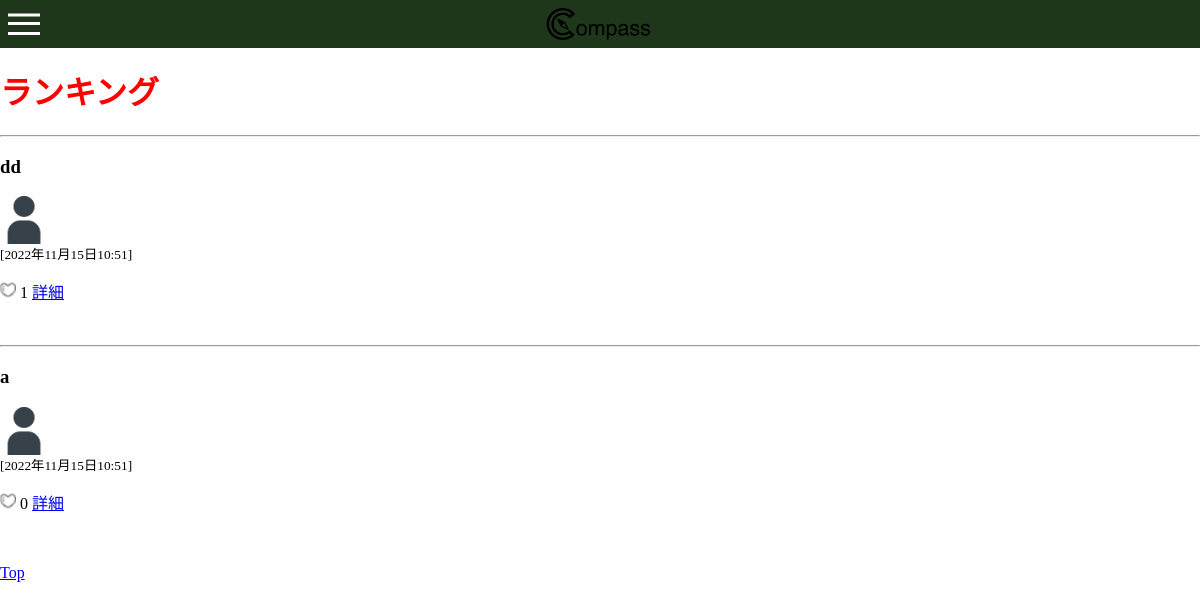
Before: /top/rank (signed in) with the older database file.
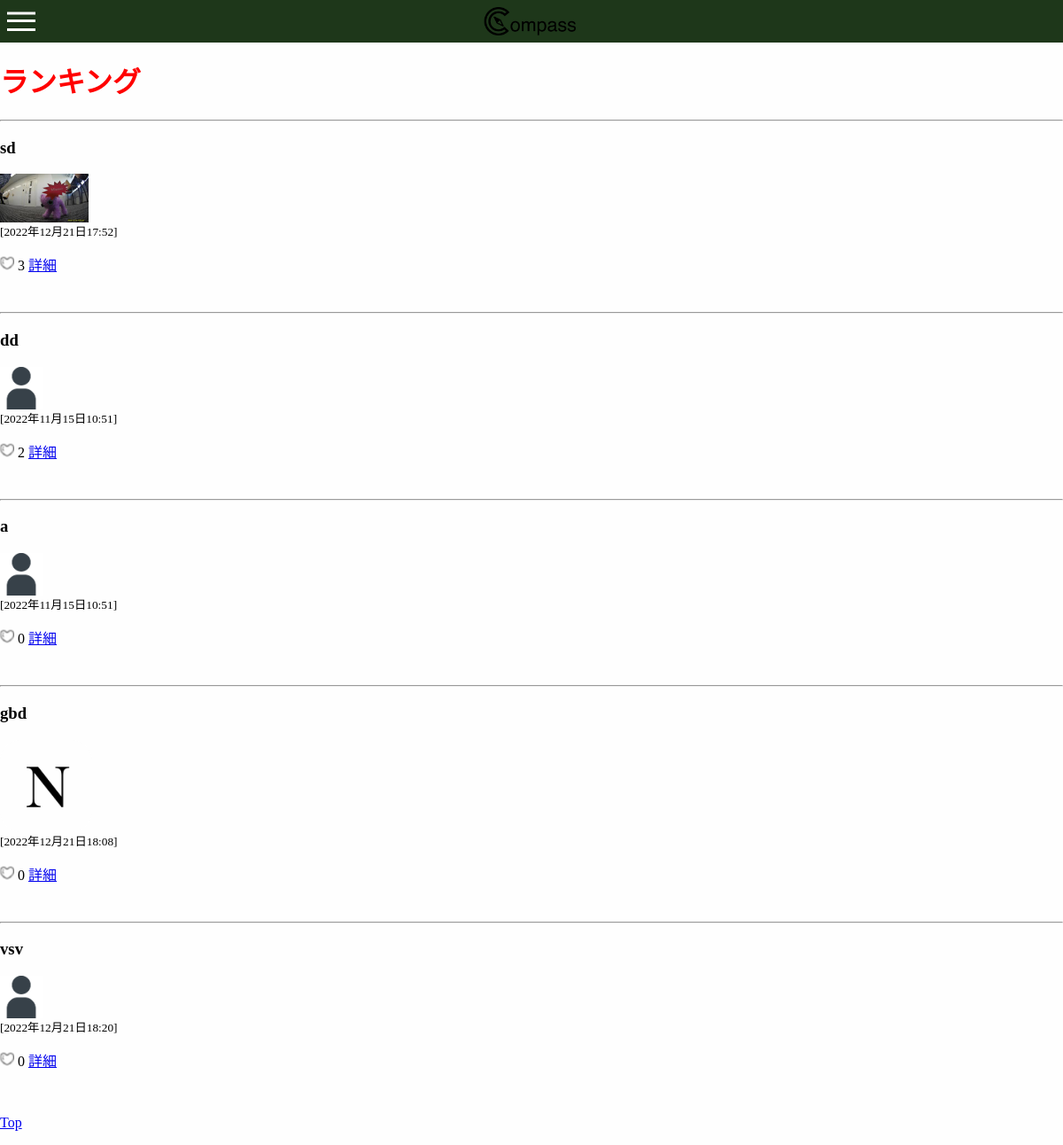
After: the same page with the newer database file.
### app01/models.py (models this page shows, shortened)
class Article(models.Model):
    title = models.CharField(max_length=500)
    body = models.TextField()
    posted_at = models.DateTimeField(default=timezone.now)
    published_at = models.DateTimeField(blank=True, null=True)
    like = models.IntegerField(default=0)
    image = models.ImageField(upload_to='media/images',null=True, blank=True)
    user = models.ForeignKey(User, on_delete=models.CASCADE)
    anonymity = models.BooleanField(default=False, blank=True, null=True)

### accounts/models.py (models this page shows)
class Person(models.Model):
    age = models.IntegerField(null=True)
    user = models.OneToOneField(User, related_name="userinfo", on_delete=models.CASCADE, unique=True)
    username = models.CharField(null=True, max_length=30)
    icon = models.ImageField(upload_to='media/icon_images', blank=True, null=True)
    timetable = models.OneToOneField(TimeTable, verbose_name="時間割", on_delete=models.CASCADE, null=True, blank=True)

### app01/views.py (the view)
# urls.py: path('rank', views.rank, name='rank'),
def rank(request):
	context = {
        "articles": Article.objects.order_by("-like")
	}
	return render(request, 'app01/rank.html', context)

### app01/templates/app01/rank.html (shortened to what this page needs)
{% load static %}
<html>
  <head>
    <link rel="stylesheet" href="{% static 'css/rank.css' %}">
    <link rel="stylesheet" href="{% static 'css/header.css' %}">
  </head>
  <body>
    <header>
      <div class="inner">
        <div class="inner_color">
          <a href="{% url 'home' %}"><img src="../../../media/images/Compassアイコン黒.png" height="32px"></a>
        </div>
        <div class="h-menu">
          <label class="h-menu_icon" for="h-menu_checkbox"><span class="hamburger-icon"></span></label>
        </div>
      </div>
    </header>
      <div class="header-body">
        <h1>ランキング</h1>
      </div>
      <h1>ランキング</h1>
      {% if articles %}
        {% for article in articles %}
        <hr>
          <div>
            <div>
              <h3>{{ article.title }}</h3>
              {% if article.image %}
              <img src="{{ article.image.url }}" style="width: 100px;height:auto">
              {% else %}
              {% if article.anonymity %}
              {% if article.user.userinfo.icon %}
              <img src="../../../media/{{ user.userinfo.icon }}" class="icon">
              {% endif %}
              {% else %}
              <img src="{% static 'images/user_icon.png' %}" class="user-icon">
              {% endif %}
            {% endif %}
            </div>
            <small>[{{ article.posted_at }}]</small>
            <p><img src="..\media\images\heart.png" width="16" height="16">  {{ article.like }}  <a href="{% url 'detail' article.id %}">詳細</a></p>
            <br>
          </div>
        {% endfor %}
      {% else %}
        <p> 投稿はありません</p>
      {% endif %}
      <p><a href="{% url 'index' %}" id="Top">Top</a></p>
  </body>
</html>

### app01/static/css/rank.css (style rules this page uses)
h1 { color: red; }

### authtest/static/css/header.css (style rules this page uses)
body { margin: 0; background-color: #fefefe; top: 48px; }
.inner { position: relative; top: 0; }
.inner_color { background-color: #1E371A; width: 100%; height: 48px; z-index: 0; position: absolute; }
.inner_color img, h2 { position: absolute; color: aliceblue; left: 50%; top: 50%; transform: translate(-50%, -50%); margin: 0px; }
.user-icon { width: 48px; height: 48px; }
a { height: auto; }
a img { display: inline-block; bottom: 0px; padding: 0px; }
.h-menu { z-index: 10; position: absolute; }
.h-menu_icon { display: inline-block; width: 30px; height: 30px; vertical-align: middle; position: absolute; left: 8px; }
.hamburger-icon, .hamburger-icon::before, .hamburger-icon::after { content: ''; display: block; position: absolute; z-index: 100; top:0; bottom:0; width: 32px; height: 3px; background: white; cursor: pointer; top: 50%; transform: translate(0, -50%); }
.hamburger-icon:before { top: 10px; }
.hamburger-icon:after { top: 20px; }
.h-menu_icon .hamburger-icon, .h-menu_icon .hamburger-icon::before, .h-menu_icon .hamburger-icon::after, #h-menu_black, #h-menu_content { -webkit-transition: all .3s ; transition: all .3s ; }
.icon { height: 104px; width: 104px; border-radius: 24px; background-color: #fefefe; }

Changed rows visible on the page:
added Article: title "sd", image (picture), posted_at "2022年12月21日17:52", like "3"
changed Article "dd": like "1" → "2"
added Article: title "gbd", userinfo.icon (picture), posted_at "2022年12月21日18:08", like "0"
added Article: title "vsv", posted_at "2022年12月21日18:20", like "0"
